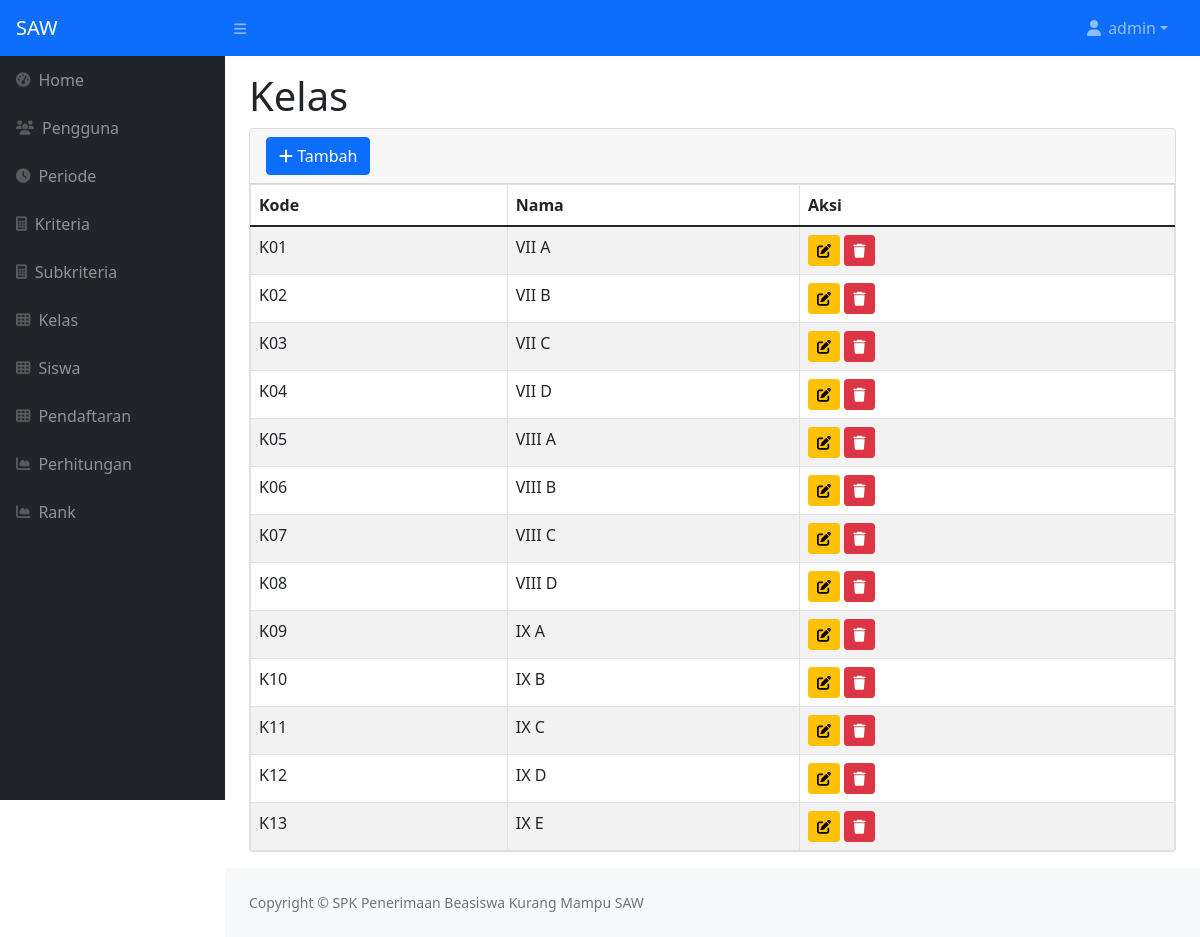
The app's page /index.php?m=kelas (signed in) with its own data.
### tables this page shows
CREATE TABLE `tb_kelas` (
  `kode_kelas` varchar(16) NOT NULL,
  `nama_kelas` varchar(255) DEFAULT NULL
);

### config.php (called while the page is built)
<?php
$config["server"] = '172.23.0.3';
$config["username"] = 'root';
$config["password"] = 'changeme';
$config["database_name"] = 'zz_beasiswa';

### functions.php (called while the page is built, shortened)
<?php
include 'config.php';
include 'includes/db.php';
$db = new DB($config['server'], $config['username'], $config['password'], $config['database_name']);
function _get($key, $val = null)
{
    if (isset($_GET[$key]))
        return $_GET[$key];
    else
        return $val;
}
function esc_field($str)
{
    return addslashes($str);
}

### includes/db.php (called while the page is built, shortened)
<?php
class DB
{
    var $conn = null;
    public function __construct($host, $username, $passwd, $dbname)
    {
        $this->conn = mysqli_connect($host, $username, $passwd, $dbname);
    }
    public function query($sql)
    {
        $query = mysqli_query($this->conn, $sql) or die('<pre>Error mysqli_query: ' . mysqli_error($this->conn) . '<br />' . $sql . '</pre>');
        return $query;
    }
    public function get_results($sql)
    {
        $query = $this->query($sql);
        $arr = array();
        while ($row = mysqli_fetch_object($query)) {
            $arr[] = $row;
        }
        return $arr;
    }
}

### kelas.php (the view, shortened to what this page needs)
<div class="page-header">
    <h1>Kelas</h1>
</div>
<div class="card">
    <div class="card-header">
        <form class="row g-1 align-items-center">
            <div class="col-auto">
                <a class="btn btn-primary" href="?m=kelas_tambah"><span class="fa fa-plus"></span> Tambah</a>
            </div>
        </form>
    </div>
    <div class="table-responsive">
        <table class="table table-bordered table-hover table-striped m-0">
            <thead>
                <tr>
                    <th>Kode</th>
                    <th>Nama</th>
                    <th>Aksi</th>
                </tr>
            </thead>
            <?php
            $q = esc_field(_get('q'));
            $rows = $db->get_results("SELECT * FROM tb_kelas WHERE nama_kelas LIKE '%$q%' ORDER BY kode_kelas");
            foreach ($rows as $row) :  ?>
                <tr>
                    <td><?= $row->kode_kelas ?></td>
                    <td><?= $row->nama_kelas ?></td>
                    <td>
                        <a class="btn btn-sm btn-warning" href="?m=kelas_ubah&ID=<?= $row->kode_kelas ?>"><span class="fa fa-edit"></span></a>
                        <a class="btn btn-sm btn-danger" href="aksi.php?act=kelas_hapus&ID=<?= $row->kode_kelas ?>" onclick="return confirm('Hapus data?')"><span class="fa fa-trash"></span></a>
                    </td>
                </tr>
            <?php endforeach ?>
        </table>
    </div>
</div>

### records on screen
tb_kelas: kode_kelas "K01", nama_kelas "VII A"
tb_kelas: kode_kelas "K02", nama_kelas "VII B"
tb_kelas: kode_kelas "K03", nama_kelas "VII C"
tb_kelas: kode_kelas "K04", nama_kelas "VII D"
tb_kelas: kode_kelas "K05", nama_kelas "VIII A"
tb_kelas: kode_kelas "K06", nama_kelas "VIII B"
tb_kelas: kode_kelas "K07", nama_kelas "VIII C"
tb_kelas: kode_kelas "K08", nama_kelas "VIII D"
tb_kelas: kode_kelas "K09", nama_kelas "IX A"
tb_kelas: kode_kelas "K10", nama_kelas "IX B"
tb_kelas: kode_kelas "K11", nama_kelas "IX C"
tb_kelas: kode_kelas "K12", nama_kelas "IX D"
tb_kelas: kode_kelas "K13", nama_kelas "IX E"

### other values on screen
_session('login') "admin"
